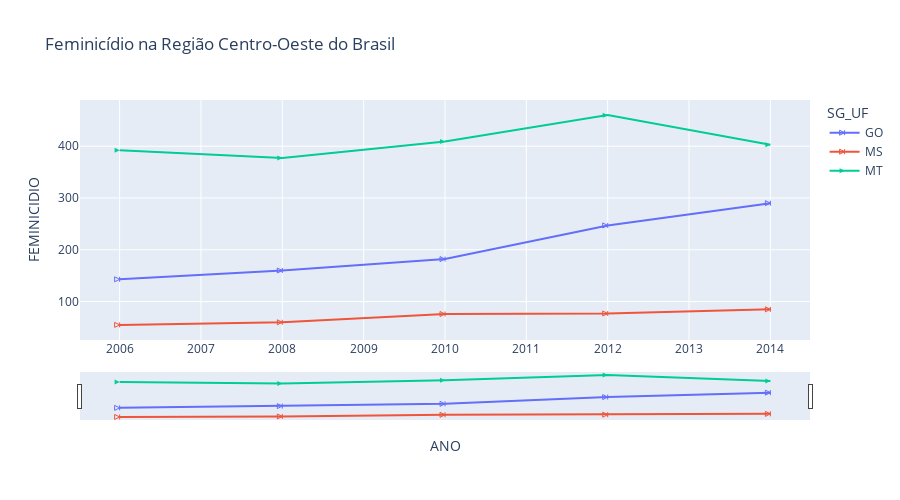

The notebook cell this image was saved under:
### Code cell
# Criando um gráfico de linha
import plotly.express as px
fig = px.line(fem_centro, 
              x="ANO", 
              y="FEMINICIDIO", 
              color='SG_UF', 
              height=500,
              title='Feminicídio na Região Centro-Oeste do Brasil')

raw_symbols = SymbolValidator().values
# Take only the string values which are in this order.
symbols_names = raw_symbols[::-2]
markers = cycle(symbols_names)

fig.update_traces(mode='lines+markers')
for d in fig.data:
    d.marker.symbol = next(markers)
    d.marker.size = 5


fig.update_layout(xaxis_rangeslider_visible=True)
fig.show()

### Figure 1 — Plotly figure (JSON) as saved in the notebook; plotly's stock layout.template omitted (floating-point values rounded to 4 significant figures)
{"data": [{"hovertemplate": "SG_UF=GO<br>ANO=%{x}<br>FEMINICIDIO=%{y}<extra></extra>", "legendgroup": "GO", "line": {"color": "#636efa", "dash": "solid"}, "marker": {"size": 5, "symbol": "arrow-bar-right-open"}, "mode": "lines+markers", "name": "GO", "orientation": "v", "showlegend": true, "type": "scatter", "x": [2006, 2008, 2010, 2012, 2014], "xaxis": "x", "y": [143, 160, 182, 247, 290], "yaxis": "y"}, {"hovertemplate": "SG_UF=MS<br>ANO=%{x}<br>FEMINICIDIO=%{y}<extra></extra>", "legendgroup": "MS", "line": {"color": "#EF553B", "dash": "solid"}, "marker": {"size": 5, "symbol": 152}, "mode": "lines+markers", "name": "MS", "orientation": "v", "showlegend": true, "type": "scatter", "x": [2006, 2008, 2010, 2012, 2014], "xaxis": "x", "y": [55, 60, 76, 77, 85], "yaxis": "y"}, {"hovertemplate": "SG_UF=MT<br>ANO=%{x}<br>FEMINICIDIO=%{y}<extra></extra>", "legendgroup": "MT", "line": {"color": "#00cc96", "dash": "solid"}, "marker": {"size": 5, "symbol": "52"}, "mode": "lines+markers", "name": "MT", "orientation": "v", "showlegend": true, "type": "scatter", "x": [2006, 2008, 2010, 2012, 2014], "xaxis": "x", "y": [392, 377, 409, 460, 403], "yaxis": "y"}], "layout": {"height": 500, "legend": {"title": {"text": "SG_UF"}, "tracegroupgap": 0}, "title": {"text": "Feminicídio na Região Centro-Oeste do Brasil"}, "xaxis": {"anchor": "y", "domain": [0, 1], "rangeslider": {"visible": true}, "title": {"text": "ANO"}}, "yaxis": {"anchor": "x", "domain": [0, 1], "title": {"text": "FEMINICIDIO"}}}}
